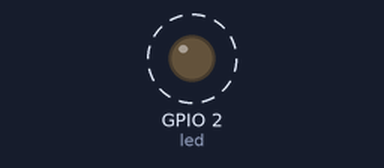
This program was run on a simulated ESP32 board running MicroPython. On the bench: output pins drawn as LEDs (lit = HIGH). Dashed ring = blinking.

Above: at 0.5 s.
Timing chart, 0 to 4.6 s (numbered marks = the images above):
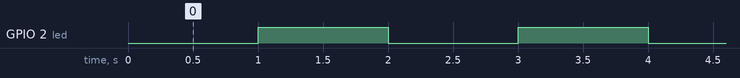

The program:

_____.py
```python
import machine

timer=machine.Timer(0)
led = machine.Pin(2,machine.Pin.OUT)  #定义led为输出
def zhongduan(timer):
    led.value(not led.value())  #led取反


timer.init(period=1000, mode=machine.Timer.PERIODIC, callback=zhongduan)
```

Measured:
- by itself, GPIO 2 (led): alternates HIGH for 1.0 s and LOW for 1.0 s
